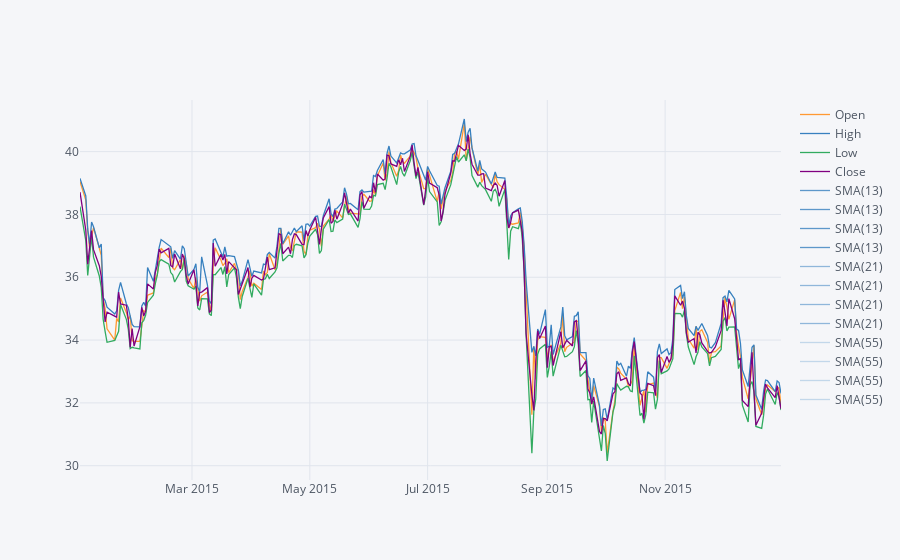

Notebook code for this chart:
### Markdown cell above
** Use .ta_plot(study='sma') to create a Simple Moving Averages plot of Morgan Stanley for the year 2015.**

### Code cell
MS[['Open', 'High', 'Low', 'Close']].loc['2015-01-01':'2016-01-01'].ta_plot(study='sma', periods=[13,21,55],title='Simple Moving Averages')

### Figure 1 — Plotly figure (JSON) as saved in the notebook; plotly's stock layout.template omitted (floating-point values rounded to 4 significant figures; data arrays with more than 128 entries replaced by an {"elided": "..."} marker saying what was removed)
{"data": [{"line": {"color": "rgba(255, 153, 51, 1.0)", "dash": "solid", "shape": "linear", "width": 1.3}, "mode": "lines", "name": "Open", "text": "", "type": "scatter", "x": {"elided": "252 str values"}, "y": {"elided": "252 float values"}}, {"line": {"color": "rgba(55, 128, 191, 1.0)", "dash": "solid", "shape": "linear", "width": 1.3}, "mode": "lines", "name": "High", "text": "", "type": "scatter", "x": {"elided": "252 str values"}, "y": {"elided": "252 float values"}}, {"line": {"color": "rgba(50, 171, 96, 1.0)", "dash": "solid", "shape": "linear", "width": 1.3}, "mode": "lines", "name": "Low", "text": "", "type": "scatter", "x": {"elided": "252 str values"}, "y": {"elided": "252 float values"}}, {"line": {"color": "rgba(128, 0, 128, 1.0)", "dash": "solid", "shape": "linear", "width": 1.3}, "mode": "lines", "name": "Close", "text": "", "type": "scatter", "x": {"elided": "252 str values"}, "y": {"elided": "252 float values"}}, {"line": {"color": "rgba(55, 128, 191, 0.8)", "dash": "solid", "shape": "linear", "width": 1.3}, "mode": "lines", "name": "SMA(13)", "text": "", "type": "scatter", "x": {"elided": "252 str values"}, "y": {"elided": "252x4 mixed values"}}, {"line": {"color": "rgba(55, 128, 191, 0.8)", "dash": "solid", "shape": "linear", "width": 1.3}, "mode": "lines", "name": "SMA(13)", "text": "", "type": "scatter", "x": {"elided": "252 str values"}, "y": {"elided": "252x4 mixed values"}}, {"line": {"color": "rgba(55, 128, 191, 0.8)", "dash": "solid", "shape": "linear", "width": 1.3}, "mode": "lines", "name": "SMA(13)", "text": "", "type": "scatter", "x": {"elided": "252 str values"}, "y": {"elided": "252x4 mixed values"}}, {"line": {"color": "rgba(55, 128, 191, 0.8)", "dash": "solid", "shape": "linear", "width": 1.3}, "mode": "lines", "name": "SMA(13)", "text": "", "type": "scatter", "x": {"elided": "252 str values"}, "y": {"elided": "252x4 mixed values"}}, {"line": {"color": "rgba(55, 128, 191, 0.5333333333333334)", "dash": "solid", "shape": "linear", "width": 1.3}, "mode": "lines", "name": "SMA(21)", "text": "", "type": "scatter", "x": {"elided": "252 str values"}, "y": {"elided": "252x4 mixed values"}}, {"line": {"color": "rgba(55, 128, 191, 0.5333333333333334)", "dash": "solid", "shape": "linear", "width": 1.3}, "mode": "lines", "name": "SMA(21)", "text": "", "type": "scatter", "x": {"elided": "252 str values"}, "y": {"elided": "252x4 mixed values"}}, {"line": {"color": "rgba(55, 128, 191, 0.5333333333333334)", "dash": "solid", "shape": "linear", "width": 1.3}, "mode": "lines", "name": "SMA(21)", "text": "", "type": "scatter", "x": {"elided": "252 str values"}, "y": {"elided": "252x4 mixed values"}}, {"line": {"color": "rgba(55, 128, 191, 0.5333333333333334)", "dash": "solid", "shape": "linear", "width": 1.3}, "mode": "lines", "name": "SMA(21)", "text": "", "type": "scatter", "x": {"elided": "252 str values"}, "y": {"elided": "252x4 mixed values"}}, {"line": {"color": "rgba(55, 128, 191, 0.2666666666666669)", "dash": "solid", "shape": "linear", "width": 1.3}, "mode": "lines", "name": "SMA(55)", "text": "", "type": "scatter", "x": {"elided": "252 str values"}, "y": {"elided": "252x4 mixed values"}}, {"line": {"color": "rgba(55, 128, 191, 0.2666666666666669)", "dash": "solid", "shape": "linear", "width": 1.3}, "mode": "lines", "name": "SMA(55)", "text": "", "type": "scatter", "x": {"elided": "252 str values"}, "y": {"elided": "252x4 mixed values"}}, {"line": {"color": "rgba(55, 128, 191, 0.2666666666666669)", "dash": "solid", "shape": "linear", "width": 1.3}, "mode": "lines", "name": "SMA(55)", "text": "", "type": "scatter", "x": {"elided": "252 str values"}, "y": {"elided": "252x4 mixed values"}}, {"line": {"color": "rgba(55, 128, 191, 0.2666666666666669)", "dash": "solid", "shape": "linear", "width": 1.3}, "mode": "lines", "name": "SMA(55)", "text": "", "type": "scatter", "x": {"elided": "252 str values"}, "y": {"elided": "252x4 mixed values"}}], "layout": {"legend": {"bgcolor": "#F5F6F9", "font": {"color": "#4D5663"}}, "paper_bgcolor": "#F5F6F9", "plot_bgcolor": "#F5F6F9", "title": {"font": {"color": "#4D5663"}}, "xaxis": {"gridcolor": "#E1E5ED", "showgrid": true, "tickfont": {"color": "#4D5663"}, "title": {"font": {"color": "#4D5663"}, "text": ""}, "zerolinecolor": "#E1E5ED"}, "yaxis": {"gridcolor": "#E1E5ED", "showgrid": true, "tickfont": {"color": "#4D5663"}, "title": {"font": {"color": "#4D5663"}, "text": ""}, "zerolinecolor": "#E1E5ED"}}}
